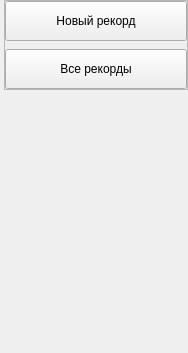
               <widget class="QWidget" name="page_3">
                <property name="geometry">
                 <rect>
                  <x>0</x>
                  <y>0</y>
                  <width>188</width>
                  <height>353</height>
                 </rect>
                </property>
                <attribute name="icon">
                 <iconset resource="icons.qrc">
                  <normaloff>:/icons/icons/chevron-down.svg</normaloff>:/icons/icons/chevron-down.svg</iconset>
                </attribute>
                <attribute name="label">
                 <string>Мои рекорды</string>
                </attribute>
                <layout class="QVBoxLayout" name="verticalLayout_16">
                 <property name="spacing">
                  <number>0</number>
                 </property>
                 <property name="leftMargin">
                  <number>4</number>
                 </property>
                 <property name="topMargin">
                  <number>0</number>
                 </property>
                 <property name="rightMargin">
                  <number>0</number>
                 </property>
                 <property name="bottomMargin">
                  <number>0</number>
                 </property>
                 <item alignment="Qt::AlignTop">
                  <widget class="QFrame" name="record_frame">
                   <property name="frameShape">
                    <enum>QFrame::StyledPanel</enum>
                   </property>
                   <property name="frameShadow">
                    <enum>QFrame::Raised</enum>
                   </property>
                   <layout class="QVBoxLayout" name="verticalLayout_14">
                    <property name="spacing">
                     <number>8</number>
                    </property>
                    <property name="leftMargin">
                     <number>0</number>
                    </property>
                    <property name="topMargin">
                     <number>0</number>
                    </property>
                    <property name="rightMargin">
                     <number>0</number>
                    </property>
                    <property name="bottomMargin">
                     <number>0</number>
                    </property>
                    <item>
                     <widget class="QPushButton" name="new_record">
                      <property name="minimumSize">
                       <size>
                        <width>0</width>
                        <height>40</height>
                       </size>
                      </property>
                      <property name="maximumSize">
                       <size>
                        <width>16777215</width>
                        <height>40</height>
                       </size>
                      </property>
                      <property name="text">
                       <string>Новый рекорд</string>
                      </property>
                     </widget>
                    </item>
                    <item>
                     <widget class="QPushButton" name="all_records">
                      <property name="minimumSize">
                       <size>
                        <width>0</width>
                        <height>40</height>
                       </size>
                      </property>
                      <property name="maximumSize">
                       <size>
                        <width>16777215</width>
                        <height>40</height>
                       </size>
                      </property>
                      <property name="text">
                       <string>Все рекорды</string>
                      </property>
                     </widget>
                    </item>
                   </layout>
                  </widget>
                 </item>
                </layout>
               </widget>
